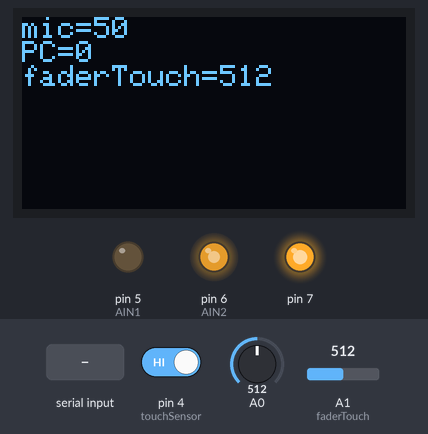
Simulated run of this sketch. Board: Arduino Leonardo, built with avr-gcc and run on an emulated ATmega32U4. Parts: 128×64 one-colour display, output pins drawn as LEDs (lit = HIGH). Inputs (shaded band) come from the test bench; at power-on: A0 = 512, A1 (faderTouch) = 512, pin 4 (touchSensor) HIGH. What the sketch prints to the serial monitor is not drawn.

Above: at 1.2 s.
1.3 s: "CONNECTING_\n" received over Serial
2.8 s: A0 set to 306
At 3.5 s:
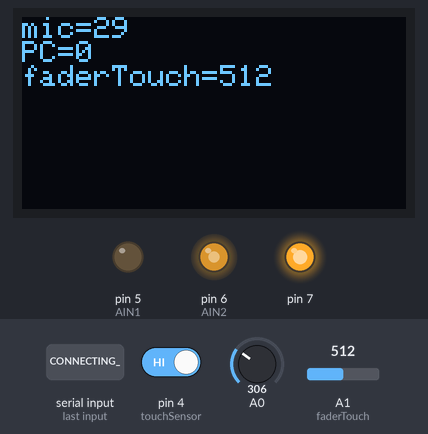
5.8 s: A0 set to 26
At 7.4 s:
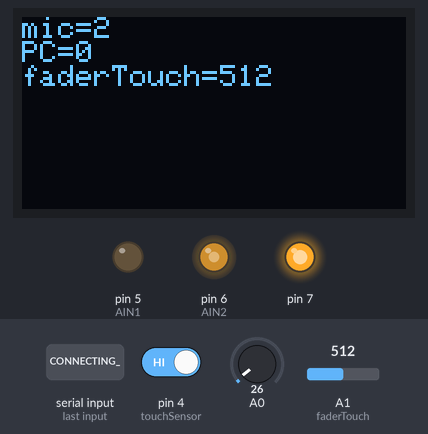
7.7 s: A0 set to 21
At 9.1 s:
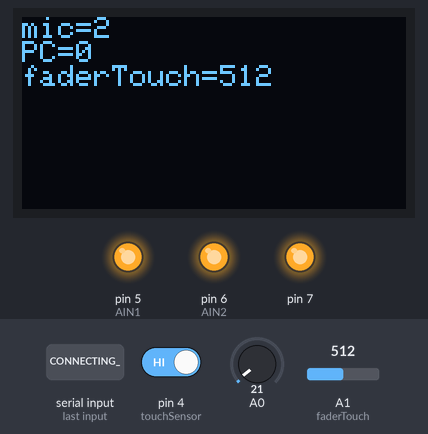
10.7 s: A1 (faderTouch) set to 716
At 11.18 s:
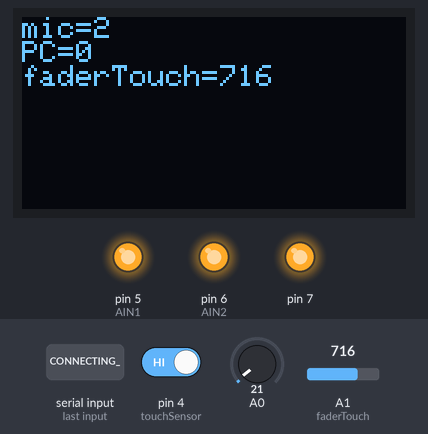
12.5 s: A0 set to 45
At 13.05 s:
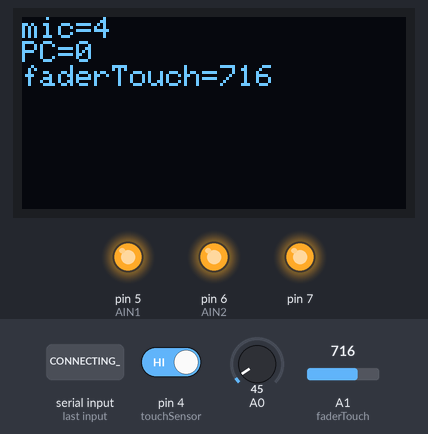
14.3 s: A0 set to 55
At 14.91 s:
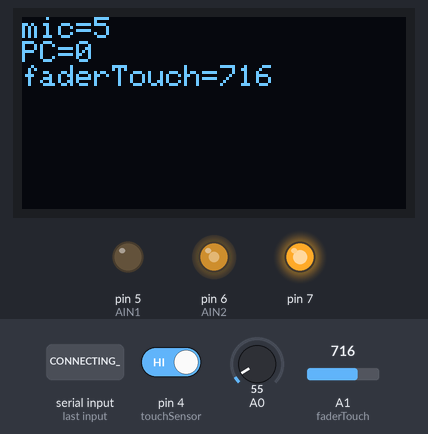
Timing chart, 0 to 17.2 s (numbered marks = the images above; inputs shaded):
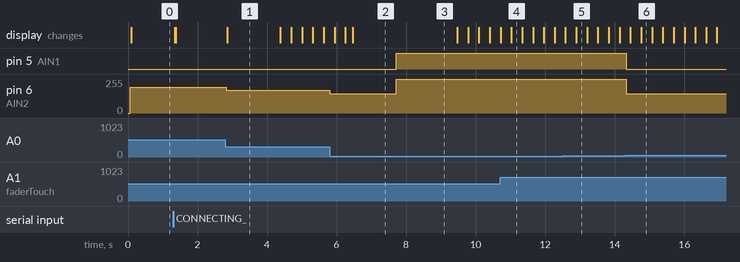

Measured:
- the behaviour switches between 24 and 23 on A0 (found by bisection; images 2 and 3)
- the behaviour switches between 50 and 51 on A0 (found by bisection; images 5 and 6)
- after the input at 2.8 s, pin 6 (AIN2): 195/255 → 170/255 at once; the display: changes after 0.05 s (image 1)
- after the input at 5.8 s, pin 6 (AIN2): 170/255 → 145/255 at once; the display: changes after 0.14 s (image 2)
- after the input at 7.7 s, pin 5 (AIN1): LOW → HIGH at once; pin 6 (AIN2): 145/255 → 255/255 at once
- after the input at 10.7 s, the display: first differs from a run without the input after 0.33 s (image 4)
- after the input at 12.5 s, the display: first differs from a run without the input after 0.40 s (image 5)
- after the input at 14.3 s, pin 5 (AIN1): HIGH → LOW at once; pin 6 (AIN2): 255/255 → 145/255 at once; the display: first differs from a run without the input after 0.46 s (image 6)

The sketch:

sketch_sep20a.ino
```cpp
#include <Wire.h>
#include <Adafruit_GFX.h>
#include <Adafruit_SSD1306.h>
#include <OneButton.h>
#include <Keyboard.h>

#define AIN1 5
#define AIN2 6
#define touchSensor 4
#define STBY 7
#define faderTouch A1

Adafruit_SSD1306 oled(128, 64, &Wire, -1);
OneButton sensor(touchSensor, false);

unsigned long lastRefreshTime;
unsigned long lastResponseTime = 0;
bool ifScreenOn = true;
String ScreenLine1 = "", ScreenLine2 = "", ScreenLine3 = "", ScreenVol = "", ScreenLine4 = "", ScreenLine5 = "", Device = "";
bool handshaking = true;
bool connectedornot = false;
int status = 0; //0为静止，1为正在由推子调节电脑音量，2为正在根据上位机音量调节推子。根据状态，有一方的大小比对要停止。
int PCVolume, miconVolume, PCVolumeLF, miconVolumeLF = 0;
String deviceName = "";
String dataBuffer = "";
String cmdBuffer = "";

bool atTarget = false;

String getValue(String data, int index) {
  int start = 0;
  for (int i = 0; i < index; i++) {
    int pos = data.indexOf('|', start);
    if (pos == -1){
      return "";
    }
    start = pos + 1;
  }
  int end = data.indexOf('|', start);
  if (end == -1){
    end = data.length();
  }
  return data.substring(start, end);
}

void SingleClick(){
    if (ifScreenOn == false) {
        oled.setTextSize(1);
        oled.setCursor(0, 1);
        oled.println(ScreenLine1);
        oled.println(ScreenLine2);
        oled.println(ScreenLine3);
        oled.display();
      ifScreenOn = true;
    }
    lastRefreshTime = millis();
}

void DoubleClick(){
    if (ifScreenOn == false) {
        oled.setTextSize(1);
        oled.setCursor(0, 1);
        oled.println(ScreenLine1);
        oled.println(ScreenLine2);
        oled.println(ScreenLine3);
        oled.display();
      ifScreenOn = true;
    }
    lastRefreshTime = millis();
}

void LongPress(){
    if (ifScreenOn == false) {
        oled.setTextSize(1);
        oled.setCursor(0, 1);
        oled.println(ScreenLine1);
        oled.println(ScreenLine2);
        oled.println(ScreenLine3);
        oled.display();
      ifScreenOn = true;
    }
    lastRefreshTime = millis();
}

void setup() {
  pinMode(4, INPUT_PULLUP);
  pinMode(A0, INPUT);
  pinMode(faderTouch, INPUT_PULLUP);
  pinMode(5, OUTPUT);
  pinMode(6, OUTPUT);
  pinMode(7, OUTPUT);
  digitalWrite(AIN1, LOW);
  digitalWrite(AIN2, LOW);
  Wire.begin();
  oled.begin(SSD1306_SWITCHCAPVCC, 0x3C);
  oled.clearDisplay();
  oled.setTextSize(1);
  oled.setTextColor(SSD1306_WHITE);
  oled.setCursor(2, 1);
  sensor.attachClick(SingleClick);
  sensor.attachDoubleClick(DoubleClick);
  sensor.attachLongPressStart(LongPress);
  ScreenLine1 = "Fader Volume Adjuster";
  ScreenLine2 = "  by iKa Hoshikawa   ";
  ScreenLine3 = "   Starting up...    ";
  oled.println(ScreenLine1);
  oled.println(ScreenLine2);
  oled.println(ScreenLine3);
  oled.display();
  lastRefreshTime = millis();
  digitalWrite(7, HIGH);
}

void loop() {
  sensor.tick();
  int raw = 0;
  for (int i = 0; i < 8; i++) raw += analogRead(A0);
  raw /= 8;
  miconVolume = map(raw, 0, 1023, 0, 100);
  while (Serial.available() > 0) {
    char c = Serial.read();
    if (c == '\n' || c == '\r') {
      if (cmdBuffer.length() > 0) {
        cmdBuffer.trim();
        if (cmdBuffer == "INEEDU") {
          Serial.println("IMCOMING");
        } else if (cmdBuffer == "CONNECTING_") {
          Serial.println("CON_DONE_");
          if (!connectedornot){
            oled.clearDisplay();
            oled.setTextSize(2);
            oled.setCursor(0, 1);
            oled.println(" Connected");
            oled.println("    ^_^");
            oled.display();
            ifScreenOn = true;
            lastRefreshTime = millis();
          }
          handshaking = false;
          connectedornot = true;
          status = 0;
          lastResponseTime = millis();
        }
        cmdBuffer = "";
      }
      continue;
    }
    if (c == '#') {
      dataBuffer = "#";
      continue;
    }
    if (c == '$') {
      if (dataBuffer.startsWith("#")) {
        String raw = dataBuffer.substring(1);
        PCVolume = getValue(raw, 0).toInt();
        PCVolumeLF = getValue(raw, 1).toInt();
        deviceName = getValue(raw, 2);
        lastResponseTime = millis();
        connectedornot = true;
        handshaking = false;
      }
      dataBuffer = "";
      continue;
    }
    if (handshaking) {
      cmdBuffer += c;
    } else {
      dataBuffer += c;
    }
  }
  if (connectedornot && (millis() - lastResponseTime >= 5000)) {
    connectedornot = false;
    handshaking = true;
    cmdBuffer = "";
    dataBuffer = "";
    ScreenLine1 = "Fader Volume Adjuster";
    ScreenLine2 = "  by iKa Hoshikawa   ";
    ScreenLine3 = "Zzzzzzzzzzzzzzz......";
    oled.setTextSize(1);
    oled.setCursor(0, 1);
    oled.println(ScreenLine1);
    oled.setTextSize(2);
    oled.println(ScreenLine2);
    oled.setTextSize(1);
    oled.println(ScreenLine3);
    oled.display();
    ifScreenOn = true;
    lastRefreshTime = millis();
  }
  if (handshaking) {
    ScreenLine1 = "Fader Volume Adjuster";
    ScreenLine2 = "  by iKa Hoshikawa   ";
    ScreenLine3 = "Zzzzzzzzzzzzzzz......";
  }else{
    ScreenLine1 = "Current Volume:";
    ScreenLine2 = String(PCVolume);
    ScreenLine3 = "         %         ";
  }
  if(millis() - lastRefreshTime > 3000){
    oled.clearDisplay();
    oled.display();
    ifScreenOn = false;
  }
  int targetADC = map(PCVolume, 0, 100, 0, 1023);
int diff = targetADC - analogRead(A0);
int delta = abs(diff);
int pwm = map(delta, 0, 1023, 135, 255);
pwm = constrain(pwm, 145, 255);
if (!atTarget && delta < 24) {
  atTarget = true;
}
if (atTarget && delta > 50) {
  atTarget = false;
}
if (atTarget) {
  digitalWrite(AIN1, HIGH);
  digitalWrite(AIN2, HIGH);
} else if (diff > 0) {
  analogWrite(AIN1, pwm);
  digitalWrite(AIN2, LOW);
} else if (diff < 0) {
  digitalWrite(AIN1, LOW);
  analogWrite(AIN2, pwm);
}

oled.clearDisplay();
oled.setTextSize(1);
oled.setCursor(0, 0);
oled.print("mic=");
oled.println(miconVolume);
oled.print("PC=");
oled.println(PCVolume);
oled.print("faderTouch=");
oled.println(analogRead(faderTouch));
oled.display();

  status = 0;
  miconVolumeLF = miconVolume;
}
```
